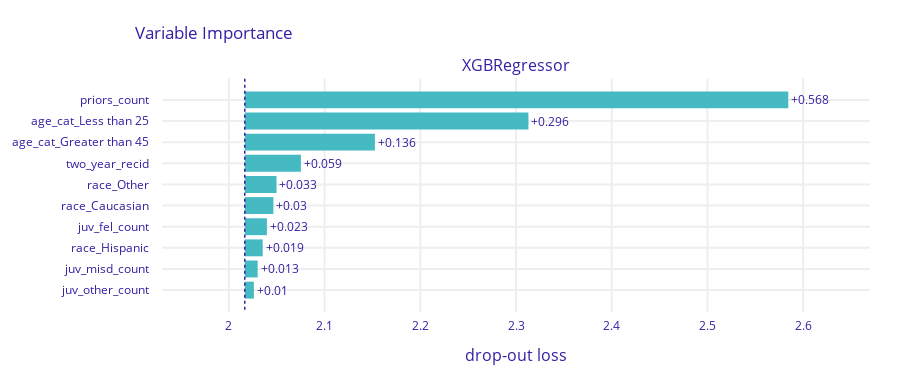

Notebook code for this chart:
### Code cell
exp_xgreg.model_parts().plot()

### Figure 1 — Plotly figure (JSON) as saved in the notebook; plotly's stock layout.template omitted (floating-point values rounded to 4 significant figures)
{"data": [{"base": 2.017, "hoverinfo": "text", "hoverlabel": {"bgcolor": "rgba(0,0,0,0.8)"}, "hovertext": ["Model: XGBRegressor loss after<br>variable: priors_count is permuted: 2.584<br>Drop-out loss change: +0.568", "Model: XGBRegressor loss after<br>variable: age_cat_Less than 25 is permuted: 2.313<br>Drop-out loss change: +0.296", "Model: XGBRegressor loss after<br>variable: age_cat_Greater than 45 is permuted: 2.153<br>Drop-out loss change: +0.136", "Model: XGBRegressor loss after<br>variable: two_year_recid is permuted: 2.075<br>Drop-out loss change: +0.059", "Model: XGBRegressor loss after<br>variable: race_Other is permuted: 2.05<br>Drop-out loss change: +0.033", "Model: XGBRegressor loss after<br>variable: race_Caucasian is permuted: 2.046<br>Drop-out loss change: +0.03", "Model: XGBRegressor loss after<br>variable: juv_fel_count is permuted: 2.04<br>Drop-out loss change: +0.023", "Model: XGBRegressor loss after<br>variable: race_Hispanic is permuted: 2.035<br>Drop-out loss change: +0.019", "Model: XGBRegressor loss after<br>variable: juv_misd_count is permuted: 2.03<br>Drop-out loss change: +0.013", "Model: XGBRegressor loss after<br>variable: juv_other_count is permuted: 2.026<br>Drop-out loss change: +0.01"], "marker": {"color": "#46bac2"}, "orientation": "h", "showlegend": false, "text": ["+0.568", "+0.296", "+0.136", "+0.059", "+0.033", "+0.03", "+0.023", "+0.019", "+0.013", "+0.01"], "textposition": "outside", "type": "bar", "x": [0.5679, 0.2963, 0.136, 0.05862, 0.03317, 0.02986, 0.02314, 0.01874, 0.01345, 0.009505], "xaxis": "x", "y": ["priors_count", "age_cat_Less than 25", "age_cat_Greater than 45", "two_year_recid", "race_Other", "race_Caucasian", "juv_fel_count", "race_Hispanic", "juv_misd_count", "juv_other_count"], "yaxis": "y"}], "layout": {"annotations": [{"font": {"size": 16}, "showarrow": false, "text": "XGBRegressor", "x": 0.5, "xanchor": "center", "xref": "paper", "y": 1, "yanchor": "bottom", "yref": "paper"}, {"font": {"size": 16}, "showarrow": false, "text": "drop-out loss", "x": 0.5, "xanchor": "center", "xref": "paper", "y": 0, "yanchor": "top", "yref": "paper", "yshift": -30}], "font": {"color": "#371ea3"}, "height": 383, "margin": {"b": 71, "r": 30, "t": 78}, "shapes": [{"line": {"color": "#371ea3", "dash": "dot", "width": 1.5}, "type": "line", "x0": 2.017, "x1": 2.017, "xref": "x", "y0": -1, "y1": 10, "yref": "y"}], "title": {"text": "Variable Importance", "x": 0.15}, "xaxis": {"anchor": "y", "automargin": true, "domain": [0, 1], "fixedrange": true, "gridwidth": 2, "range": [1.93, 2.67], "tickcolor": "white", "ticklen": 3, "ticks": "outside", "type": "linear", "zeroline": false}, "yaxis": {"anchor": "x", "automargin": true, "autorange": "reversed", "domain": [0, 1], "fixedrange": true, "gridwidth": 2, "tickcolor": "white", "ticklen": 10, "ticks": "outside", "type": "category"}}}
